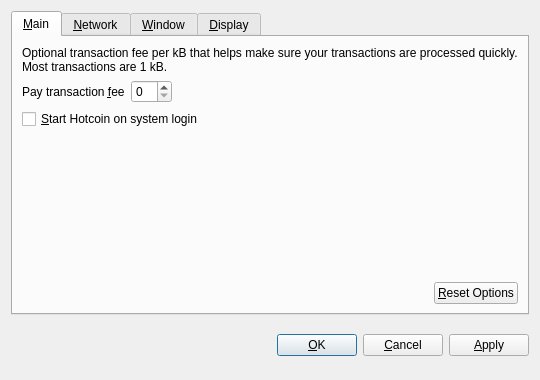
<?xml version="1.0" encoding="UTF-8"?>
<ui version="4.0">
 <class>OptionsDialog</class>
 <widget class="QDialog" name="OptionsDialog">
  <property name="geometry">
   <rect>
    <x>0</x>
    <y>0</y>
    <width>540</width>
    <height>380</height>
   </rect>
  </property>
  <property name="windowTitle">
   <string>Options</string>
  </property>
  <property name="modal">
   <bool>true</bool>
  </property>
  <layout class="QVBoxLayout" name="verticalLayout">
   <item>
    <widget class="QTabWidget" name="tabWidget">
     <property name="tabPosition">
      <enum>QTabWidget::North</enum>
     </property>
     <property name="currentIndex">
      <number>0</number>
     </property>
     <widget class="QWidget" name="tabMain">
      <attribute name="title">
       <string>&amp;Main</string>
      </attribute>
      <layout class="QVBoxLayout" name="verticalLayout_Main">
       <item>
        <widget class="QLabel" name="transactionFeeInfoLabel">
         <property name="text">
          <string>Optional transaction fee per kB that helps make sure your transactions are processed quickly. Most transactions are 1 kB.</string>
         </property>
         <property name="textFormat">
          <enum>Qt::PlainText</enum>
         </property>
         <property name="wordWrap">
          <bool>true</bool>
         </property>
        </widget>
       </item>
       <item>
        <layout class="QHBoxLayout" name="horizontalLayout_1_Main">
         <item>
          <widget class="QLabel" name="transactionFeeLabel">
           <property name="text">
            <string>Pay transaction &amp;fee</string>
           </property>
           <property name="textFormat">
            <enum>Qt::PlainText</enum>
           </property>
           <property name="buddy">
            <cstring>transactionFee</cstring>
           </property>
          </widget>
         </item>
         <item>
          <widget class="BitcoinAmountField" name="transactionFee"/>
         </item>
         <item>
          <spacer name="horizontalSpacer_1_Main">
           <property name="orientation">
            <enum>Qt::Horizontal</enum>
           </property>
           <property name="sizeHint" stdset="0">
            <size>
             <width>40</width>
             <height>20</height>
            </size>
           </property>
          </spacer>
         </item>
        </layout>
       </item>
       <item>
        <widget class="QCheckBox" name="bitcoinAtStartup">
         <property name="toolTip">
          <string>Automatically start Hotcoin after logging in to the system.</string>
         </property>
         <property name="text">
          <string>&amp;Start Hotcoin on system login</string>
         </property>
        </widget>
       </item>
       <item>
        <spacer name="verticalSpacer_Main">
         <property name="orientation">
          <enum>Qt::Vertical</enum>
         </property>
         <property name="sizeHint" stdset="0">
          <size>
           <width>20</width>
           <height>40</height>
          </size>
         </property>
        </spacer>
       </item>
       <item>
        <layout class="QHBoxLayout" name="horizontalLayout_2_Main">
         <item>
          <spacer name="horizontalSpacer_2_Main">
           <property name="orientation">
            <enum>Qt::Horizontal</enum>
           </property>
           <property name="sizeHint" stdset="0">
            <size>
             <width>40</width>
             <height>20</height>
            </size>
           </property>
          </spacer>
         </item>
         <item>
          <widget class="QPushButton" name="resetButton">
           <property name="toolTip">
            <string>Reset all client options to default.</string>
           </property>
           <property name="text">
            <string>&amp;Reset Options</string>
           </property>
           <property name="autoDefault">
            <bool>false</bool>
           </property>
          </widget>
         </item>
        </layout>
       </item>
      </layout>
     </widget>
     <widget class="QWidget" name="tabNetwork">
      <attribute name="title">
       <string>&amp;Network</string>
      </attribute>
      <layout class="QVBoxLayout" name="verticalLayout_Network">
       <item>
        <widget class="QCheckBox" name="mapPortUpnp">
         <property name="toolTip">
          <string>Automatically open the Hotcoin client port on the router. This only works when your router supports UPnP and it is enabled.</string>
         </property>
         <property name="text">
          <string>Map port using &amp;UPnP</string>
         </property>
        </widget>
       </item>
       <item>
        <widget class="QCheckBox" name="connectSocks">
         <property name="toolTip">
          <string>Connect to the Hotcoin network through a SOCKS proxy (e.g. when connecting through Tor).</string>
         </property>
         <property name="text">
          <string>&amp;Connect through SOCKS proxy:</string>
         </property>
        </widget>
       </item>
       <item>
        <layout class="QHBoxLayout" name="horizontalLayout_Network">
         <item>
          <widget class="QLabel" name="proxyIpLabel">
           <property name="text">
            <string>Proxy &amp;IP:</string>
           </property>
           <property name="textFormat">
            <enum>Qt::PlainText</enum>
           </property>
           <property name="buddy">
            <cstring>proxyIp</cstring>
           </property>
          </widget>
         </item>
         <item>
          <widget class="QValidatedLineEdit" name="proxyIp">
           <property name="maximumSize">
            <size>
             <width>140</width>
             <height>16777215</height>
            </size>
           </property>
           <property name="toolTip">
            <string>IP address of the proxy (e.g. 127.0.0.1)</string>
           </property>
          </widget>
         </item>
         <item>
          <widget class="QLabel" name="proxyPortLabel">
           <property name="text">
            <string>&amp;Port:</string>
           </property>
           <property name="textFormat">
            <enum>Qt::PlainText</enum>
           </property>
           <property name="buddy">
            <cstring>proxyPort</cstring>
           </property>
          </widget>
         </item>
         <item>
          <widget class="QLineEdit" name="proxyPort">
           <property name="maximumSize">
            <size>
             <width>55</width>
             <height>16777215</height>
            </size>
           </property>
           <property name="toolTip">
            <string>Port of the proxy (e.g. 9050)</string>
           </property>
          </widget>
         </item>
         <item>
          <widget class="QLabel" name="socksVersionLabel">
           <property name="text">
            <string>SOCKS &amp;Version:</string>
           </property>
           <property name="textFormat">
            <enum>Qt::PlainText</enum>
           </property>
           <property name="buddy">
            <cstring>socksVersion</cstring>
           </property>
          </widget>
         </item>
         <item>
          <widget class="QValueComboBox" name="socksVersion">
           <property name="toolTip">
            <string>SOCKS version of the proxy (e.g. 5)</string>
           </property>
          </widget>
         </item>
         <item>
          <spacer name="horizontalSpacer_Network">
           <property name="orientation">
            <enum>Qt::Horizontal</enum>
           </property>
           <property name="sizeHint" stdset="0">
            <size>
             <width>40</width>
             <height>20</height>
            </size>
           </property>
          </spacer>
         </item>
        </layout>
       </item>
       <item>
        <spacer name="verticalSpacer_Network">
         <property name="orientation">
          <enum>Qt::Vertical</enum>
         </property>
         <property name="sizeHint" stdset="0">
          <size>
           <width>20</width>
           <height>40</height>
          </size>
         </property>
        </spacer>
       </item>
      </layout>
     </widget>
     <widget class="QWidget" name="tabWindow">
      <attribute name="title">
       <string>&amp;Window</string>
      </attribute>
      <layout class="QVBoxLayout" name="verticalLayout_Window">
       <item>
        <widget class="QCheckBox" name="minimizeToTray">
         <property name="toolTip">
          <string>Show only a tray icon after minimizing the window.</string>
         </property>
         <property name="text">
          <string>&amp;Minimize to the tray instead of the taskbar</string>
         </property>
        </widget>
       </item>
       <item>
        <widget class="QCheckBox" name="minimizeOnClose">
         <property name="toolTip">
          <string>Minimize instead of exit the application when the window is closed. When this option is enabled, the application will be closed only after selecting Quit in the menu.</string>
         </property>
         <property name="text">
          <string>M&amp;inimize on close</string>
         </property>
        </widget>
       </item>
       <item>
        <spacer name="verticalSpacer_Window">
         <property name="orientation">
          <enum>Qt::Vertical</enum>
         </property>
         <property name="sizeHint" stdset="0">
          <size>
           <width>20</width>
           <height>40</height>
          </size>
         </property>
        </spacer>
       </item>
      </layout>
     </widget>
     <widget class="QWidget" name="tabDisplay">
      <attribute name="title">
       <string>&amp;Display</string>
      </attribute>
      <layout class="QVBoxLayout" name="verticalLayout_Display">
       <item>
        <layout class="QHBoxLayout" name="horizontalLayout_1_Display">
         <item>
          <widget class="QLabel" name="langLabel">
           <property name="text">
            <string>User Interface &amp;language:</string>
           </property>
           <property name="textFormat">
            <enum>Qt::PlainText</enum>
           </property>
           <property name="buddy">
            <cstring>lang</cstring>
           </property>
          </widget>
         </item>
         <item>
          <widget class="QValueComboBox" name="lang">
           <property name="toolTip">
            <string>The user interface language can be set here. This setting will take effect after restarting Hotcoin.</string>
           </property>
          </widget>
         </item>
        </layout>
       </item>
       <item>
        <layout class="QHBoxLayout" name="horizontalLayout_2_Display">
         <item>
          <widget class="QLabel" name="unitLabel">
           <property name="text">
            <string>&amp;Unit to show amounts in:</string>
           </property>
           <property name="textFormat">
            <enum>Qt::PlainText</enum>
           </property>
           <property name="buddy">
            <cstring>unit</cstring>
           </property>
          </widget>
         </item>
         <item>
          <widget class="QValueComboBox" name="unit">
           <property name="toolTip">
            <string>Choose the default subdivision unit to show in the interface and when sending coins.</string>
           </property>
          </widget>
         </item>
        </layout>
       </item>
       <item>
        <widget class="QCheckBox" name="displayAddresses">
         <property name="toolTip">
          <string>Whether to show Hotcoin addresses in the transaction list or not.</string>
         </property>
         <property name="text">
          <string>&amp;Display addresses in transaction list</string>
         </property>
        </widget>
       </item>
       <item>
        <widget class="QCheckBox" name="coinControlFeatures">
         <property name="toolTip">
          <string>Whether to show coin control features or not.</string>
         </property>
         <property name="text">
          <string>Display coin &amp;control features (experts only!)</string>
         </property>
        </widget>
       </item>
       <item>
        <spacer name="verticalSpacer_Display">
         <property name="orientation">
          <enum>Qt::Vertical</enum>
         </property>
         <property name="sizeHint" stdset="0">
          <size>
           <width>20</width>
           <height>40</height>
          </size>
         </property>
        </spacer>
       </item>
      </layout>
     </widget>
    </widget>
   </item>
   <item>
    <layout class="QHBoxLayout" name="horizontalLayout_Buttons">
     <item>
      <spacer name="horizontalSpacer_1">
       <property name="orientation">
        <enum>Qt::Horizontal</enum>
       </property>
       <property name="sizeHint" stdset="0">
        <size>
         <width>40</width>
         <height>48</height>
        </size>
       </property>
      </spacer>
     </item>
     <item>
      <widget class="QLabel" name="statusLabel">
       <property name="font">
        <font>
         <weight>75</weight>
         <bold>true</bold>
        </font>
       </property>
       <property name="text">
        <string/>
       </property>
       <property name="textFormat">
        <enum>Qt::PlainText</enum>
       </property>
       <property name="wordWrap">
        <bool>true</bool>
       </property>
      </widget>
     </item>
     <item>
      <spacer name="horizontalSpacer_2">
       <property name="orientation">
        <enum>Qt::Horizontal</enum>
       </property>
       <property name="sizeHint" stdset="0">
        <size>
         <width>40</width>
         <height>48</height>
        </size>
       </property>
      </spacer>
     </item>
     <item>
      <widget class="QPushButton" name="okButton">
       <property name="text">
        <string>&amp;OK</string>
       </property>
      </widget>
     </item>
     <item>
      <widget class="QPushButton" name="cancelButton">
       <property name="text">
        <string>&amp;Cancel</string>
       </property>
       <property name="autoDefault">
        <bool>false</bool>
       </property>
      </widget>
     </item>
     <item>
      <widget class="QPushButton" name="applyButton">
       <property name="text">
        <string>&amp;Apply</string>
       </property>
       <property name="autoDefault">
        <bool>false</bool>
       </property>
      </widget>
     </item>
    </layout>
   </item>
  </layout>
 </widget>
 <customwidgets>
  <customwidget>
   <class>BitcoinAmountField</class>
   <extends>QSpinBox</extends>
   <header>bitcoinamountfield.h</header>
  </customwidget>
  <customwidget>
   <class>QValueComboBox</class>
   <extends>QComboBox</extends>
   <header>qvaluecombobox.h</header>
  </customwidget>
  <customwidget>
   <class>QValidatedLineEdit</class>
   <extends>QLineEdit</extends>
   <header>qvalidatedlineedit.h</header>
  </customwidget>
 </customwidgets>
 <resources/>
 <connections/>
</ui>
